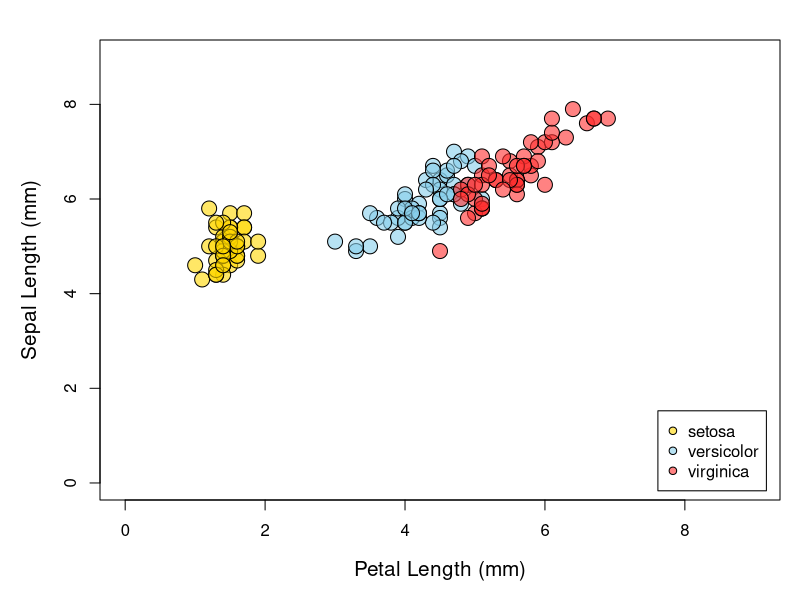

Reproduce this figure in R.
 
# lets work with iris dataset -------------------------------------

# head(iris)

library(scales)

palette(c(alpha("gold", .6), alpha("skyblue", .6), alpha("firebrick1", .6)))

# png(filename = "slideshow/images/irisplot.png", width = 11, height = 8.5, units = "in", res= 600)
        
par(mar=c(5,5,2,1),cex.axis=1, cex.lab=1.25,las=0,mgp=c(3,1,0))   

plot(Sepal.Length ~ Petal.Length, data=iris, bg=Species, pch=21, xlim=c(0,9),
     ylim=c(0,9), cex=2, ylab="Sepal Length (mm)", xlab= "Petal Length (mm)")

legend("bottomright", legend = unique(iris$Species), pt.bg=palette(), pch=21, inset = .02, cex=1)

# dev.off()